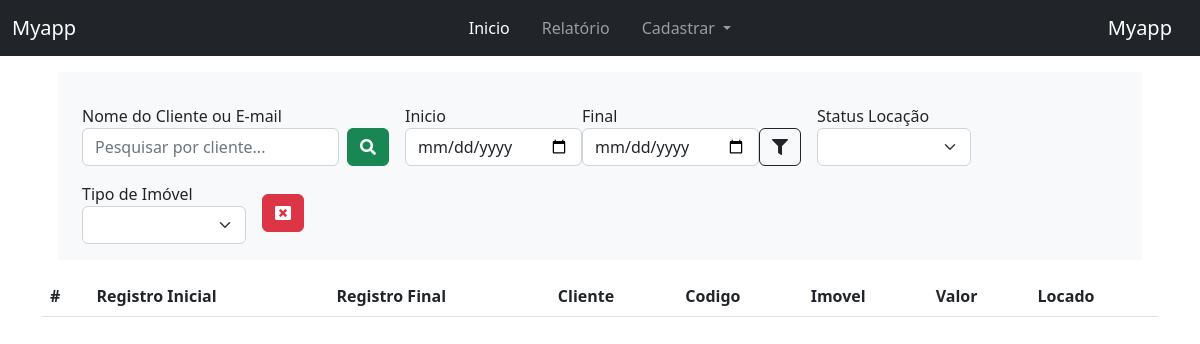
The page /reports/ on the database as committed earlier.
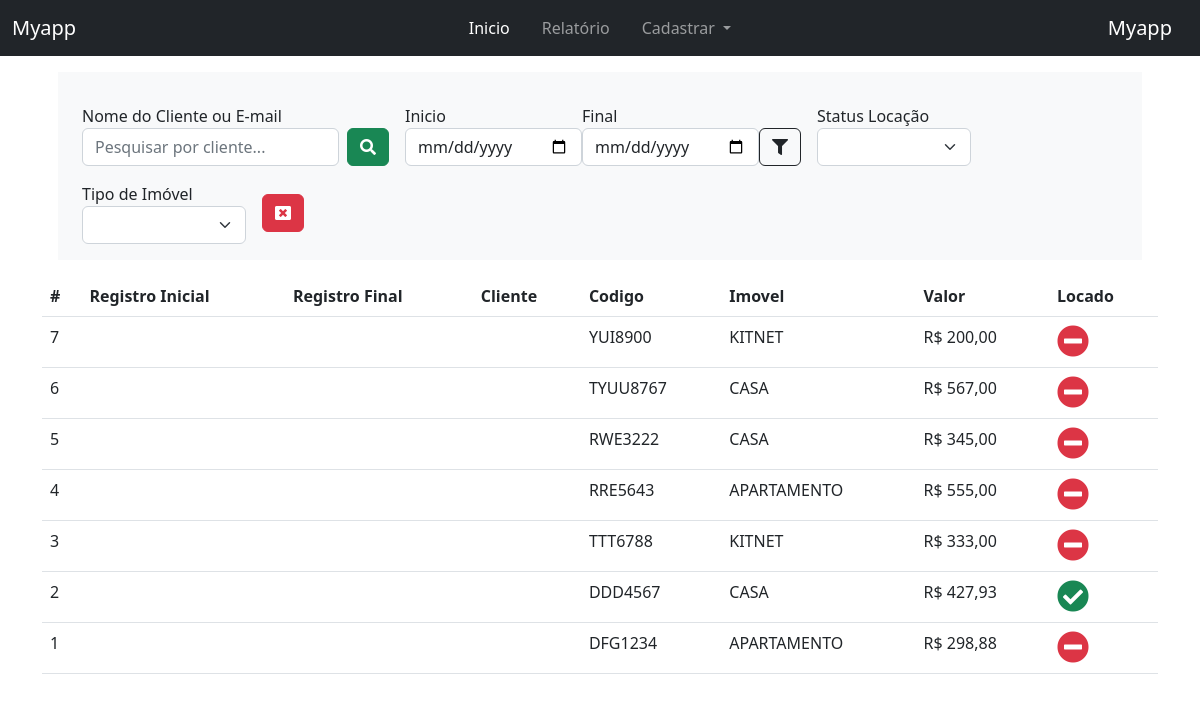
The same page on the database as committed later.
### myapp/models.py (models this page shows, shortened)
class Immobile(models.Model):
    code = models.CharField(max_length=100)
    type_item = models.CharField(max_length=100, choices=TypeImmobile.choices)
    address = models.TextField()
    price = models.DecimalField(max_digits=10, decimal_places=2)
    is_locate = models.BooleanField(default=False)
    class Meta:
        verbose_name = 'Imóvel'
        verbose_name_plural = 'Imóveis'
        ordering = ['-id']

### myapp/views.py (the view)
# urls.py: path('reports/', views.reports, name='reports'),
def reports(request): # Relatorio
    immobile = Immobile.objects.all()
    get_client = request.GET.get('client')
    get_dt_start = request.GET.get('dt_start')
    get_dt_end = request.GET.get('dt_end')
    type_item = request.GET.get('type_item')
    get_locate = request.GET.get('is_locate')
    if get_client: ## filtra por nome e email do client
        immobile = Immobile.objects.filter(
            Q(reg_location__client__name__icontains=get_client) |
            Q(reg_location__client__email__icontains=get_client)
        )
    if get_dt_start and get_dt_end: ## Por data
        immobile = Immobile.objects.filter(
            reg_location__create_at__range=[get_dt_start, get_dt_end]
        )
    if type_item: ## Tipo de Imóvel
        immobile = Immobile.objects.filter(type_item=type_item)
    if get_locate:
        immobile = Immobile.objects.filter(is_locate=get_locate)
    return render(request, 'reports.html', {'immobiles':immobile})

### myapp/templates/reports.html (shortened to what this page needs)
{% extends 'base.html' %}
{% block content %}
<div class="container">
    <div class="row g-3 align-items-center m-3 bg-light p-3">
        <div class="col-auto">
            <label>Nome do Cliente ou E-mail</label>
            <form class="d-flex" action="{% url 'reports' %}">
                <input name="client" type="search" class="form-control me-2" placeholder="Pesquisar por cliente..." aria-label="Search">
                <button class="btn btn-success" type="submit"><i class="fas fa-search"></i></button>
            </form>
        </div>
        <div class="col-auto">
            <form class="d-flex align-items-end" action="{% url 'reports' %}">
                <div class="">
                    <label for="">Inicio</label>
                    <input name="dt_start" type="date" value="{{request.GET.dt_start}}" class="form-control me-2">
                </div>
                <div class="">
                    <label for="">Final</label>
                    <input name="dt_end" type="date" value="{{request.GET.dt_end}}" class="form-control me-2">
                </div>
                <div class="">
                    <button class="btn btn-outline-dark" type="submit"><i class="fas fa-filter"></i></button>
                </div>
            </form>
        </div>
        <div class="col-auto">
            <form action="{% url 'reports' %}">
                <label>Status Locação</label>
                <select name="is_locate" class="form-select" onchange="this.form.submit()">
                    <option></option>
                    <option value="True" {% if request.GET.is_locate == 'True' %}selected{% endif %}>LOCADO</option>
                </select>
            </form>
        </div>
        <div class="col-auto">
            <form class="" action="{% url 'reports' %}">
            <label>Tipo de Imóvel</label>
                <select name="type_item" class="form-select" onchange="this.form.submit()">
                    <option></option>
                    <option value="APARTAMENTO" {% if request.GET.type_item == 'APARTAMENTO' %}selected{% endif %}>APARTAMENTO</option>
                </select>
            </form>
        </div>
        <div class="col-auto">
            <a class="btn btn-danger" href="{% url 'reports' %}"><i class="fas fa-window-close"></i></a>
        </div>
    </div>
    <table class="table">
        <thead>
            <tr>
                <th scope="col">#</th>
                <th scope="col">Registro Inicial</th>
                <th scope="col">Registro Final</th>
                <th scope="col">Cliente</th>
                <th scope="col">Codigo</th>
                <th scope="col">Imovel</th>
                <th scope="col">Valor</th>
                <th scope="col">Locado</th>
            </tr>
        </thead>
        <tbody>
            {% for immobile in immobiles %}
            <tr>
                <td scope="row">{{immobile.id}}</td>
                <td scope="row">{% for location in immobile.reg_location.all %}{{location.dt_start|date:"d/m/Y"}}{% endfor %}</td>
                <td scope="row">{% for location in immobile.reg_location.all %}{{location.dt_end|date:"d/m/Y"}}{% endfor %}</td>
                <td scope="row">{% for location in immobile.reg_location.all %}{{location.client}}{% endfor %}</td>
                <td scope="row">{{immobile.code}}</td>
                <td scope="row">{{immobile.type_item}}</td>
                <td scope="row">R$ {{immobile.price}}</td>
                <td scope="row">
                    {% if immobile.is_locate == True %}
                    <i class="fas fa-check-circle fa-2x link-success"></i>
                    {% else %}
                    <i class="fas fa-minus-circle fa-2x link-danger"></i>
                    {% endif %}
                </td>
            </tr>
            {% endfor %}
        </tbody>
    </table>
</div>
{% endblock %}

Rows that differ between the two databases and show on the page:
added Immobile: id "7", code "YUI8900", type_item "KITNET", price "200,00", is_locate False (drawn)
added Immobile: id "6", code "TYUU8767", type_item "CASA", price "567,00", is_locate False (drawn)
added Immobile: id "5", code "RWE3222", type_item "CASA", price "345,00", is_locate False (drawn)
added Immobile: id "4", code "RRE5643", type_item "APARTAMENTO", price "555,00", is_locate False (drawn)
added Immobile: id "3", code "TTT6788", type_item "KITNET", price "333,00", is_locate False (drawn)
added Immobile: id "2", code "DDD4567", type_item "CASA", price "427,93", is_locate True (drawn)
added Immobile: id "1", code "DFG1234", type_item "APARTAMENTO", price "298,88", is_locate False (drawn)
